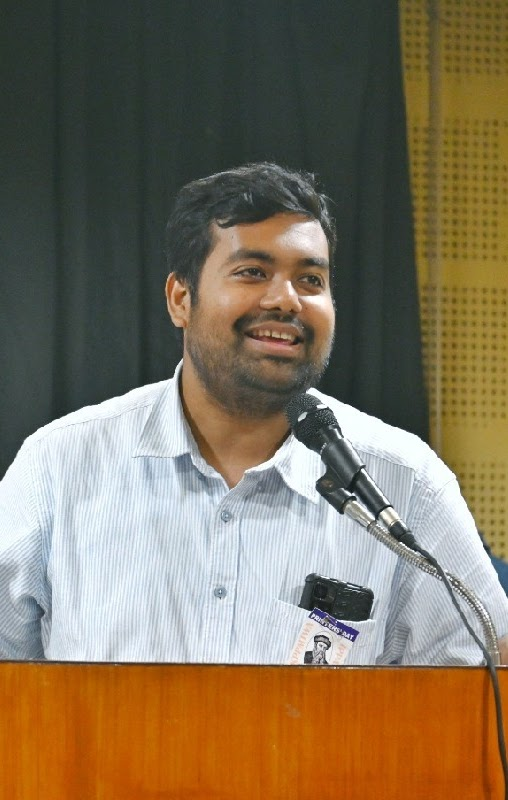
#> input picture images/image.jpg, 508 x 800 px
$ python icam.py -i ../images/image.jpg
#> lines starting #> are read from the running program, lines starting #| are printed output that depends on the picture; after the words box and inside, x2 and y2 are one past the last pixel; in counts of white or black regions, pixels touching at a corner belong together
#> in load_image, img is the input picture: shape (800, 508, 3); mean R, G, B 128.1, 113.7, 90.8
#| Image shape: (800, 508, 3), dtype: float64
#!/usr/bin/env python3
"""
icam_like.py

Simplified iCAM-like image appearance pipeline.

Usage:
    python icam_like.py --input path/to/image.jpg --mode bilateral --key 0.18 --gauss-sigma 16 --outdir outputs

If --input is omitted, a built-in test image is used (skimage astronaut or a synthetic gradient).
"""
import os
import argparse
import numpy as np
import imageio
import matplotlib.pyplot as plt
from scipy.ndimage import gaussian_filter

# Try to import scikit-image for color conversions, denoise_bilateral and sample images
_has_skimage = True
try:
    from skimage import data, img_as_float, color, util, io as skio
except Exception:
    _has_skimage = False

# Try to import denoise_bilateral (different skimage versions use different argument names)
_has_bilateral = True
try:
    from skimage.restoration import denoise_bilateral
except Exception:
    _has_bilateral = False

# ---------------------------
# Color conversion utilities
# ---------------------------

# sRGB nonlinear <-> linear
def srgb_to_linear(srgb):
    """Convert sRGB (0..1) to linear RGB (0..1). srgb can be ndarray of shape HxWx3."""
    srgb = np.clip(srgb, 0.0, 1.0)
    mask = srgb <= 0.04045
    lin = np.where(mask, srgb / 12.92, ((srgb + 0.055) / 1.055) ** 2.4)
    return lin

def linear_to_srgb(lin):
    """Convert linear RGB (0..1) to sRGB (0..1)."""
    lin = np.clip(lin, 0.0, 1.0)
    mask = lin <= 0.0031308
    srgb = np.where(mask, lin * 12.92, 1.055 * (lin ** (1.0/2.4)) - 0.055)
    return np.clip(srgb, 0.0, 1.0)

# sRGB linear <-> CIEXYZ (D65)
M_srgb2xyz = np.array([[0.4124564, 0.3575761, 0.1804375],
                       [0.2126729, 0.7151522, 0.0721750],
                       [0.0193339, 0.1191920, 0.9503041]])
M_xyz2srgb = np.linalg.inv(M_srgb2xyz)

def linear_srgb_to_xyz(rgb_lin):
    """Convert linear sRGB image (HxWx3) to XYZ (same shape)."""
    shp = rgb_lin.shape
    arr = rgb_lin.reshape(-1, 3)
    xyz = arr @ M_srgb2xyz.T
    return xyz.reshape(shp)

def xyz_to_linear_srgb(xyz):
    """Convert XYZ image (HxWx3) to linear sRGB (same shape)."""
    shp = xyz.shape
    arr = xyz.reshape(-1, 3)
    rgb_lin = arr @ M_xyz2srgb.T
    return rgb_lin.reshape(shp)

# ---------------------------
# Bradford chromatic adaptation
# ---------------------------

M_br = np.array([[ 0.8951,  0.2664, -0.1614],
                 [-0.7502,  1.7135,  0.0367],
                 [ 0.0389, -0.0685,  1.0296]])
M_br_inv = np.linalg.inv(M_br)

# [18 lines left out: function chromatic_adaptation_brdf, not called in this run]

# ---------------------------
# Local adaptation estimation
# ---------------------------

def estimate_local_luminance(xyz, method='bilateral', bilateral_sigma_color=0.08, bilateral_sigma_spatial=7, gauss_sigma=16):
    """
    Estimate local luminance map from XYZ image.
    method: 'bilateral' or 'gaussian'
    bilateral parameters: sigma_color in intensity units (0..1 for normalized Y), sigma_spatial in pixels.
    gauss_sigma: gaussian blur sigma in pixels (fallback).
    """
#> called with method = 'bilateral', bilateral_sigma_color = 0.08, bilateral_sigma_spatial = 7, gauss_sigma = 16
    Y = xyz[..., 1]  # Y channel
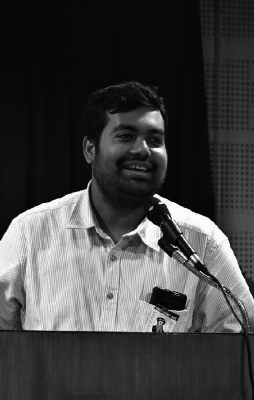
#> Y: shape (800, 508) float64 (shown at 1/2 size); min 0.00591, max 1, mean 0.256
    if method == 'bilateral' and _has_bilateral:
        # denoise_bilateral expects input in [0,1] for float images; normalize by max for stability
        Ymax = Y.max() if Y.max() > 0 else 1.0
#> Ymax = 1
        Y_norm = Y / Ymax
        # Use channel_axis=None for 2D arrays in recent scikit-image; older versions may ignore this
        try:
            Y_loc = denoise_bilateral(Y_norm, sigma_color=bilateral_sigma_color, sigma_spatial=bilateral_sigma_spatial, channel_axis=None)
        except TypeError:
            # older skimage versions may not accept channel_axis
            Y_loc = denoise_bilateral(Y_norm, sigma_color=bilateral_sigma_color, sigma_spatial=bilateral_sigma_spatial)
        Y_loc = Y_loc * Ymax
    else:
        Y_loc = gaussian_filter(Y, sigma=gauss_sigma)
    return Y_loc

# ---------------------------
# Local tone mapping & chroma-preserve
# ---------------------------

def local_tone_mapping(xyz, Y_local, key=0.18, epsilon=1e-9):
    """
    Heuristic local tone mapping:
      - compute Ls = key * (Y / meanY)
      - denom depends on local adaptation Y_local
      - Y_out = Ls / (1 + Ls/(1 + Y_local/meanY))
    This compresses luminance more where local luminance is higher relative to mean.
    """
#> called with key = 0.18, epsilon = 1e-09
    Y = xyz[..., 1]
    meanY = np.mean(Y) + epsilon
#> meanY = 0.256
    Ls = key * (Y / meanY)
    denom = 1.0 + (Ls / (1.0 + (Y_local / meanY)))
    Y_out = Ls / (denom + epsilon)
    # Map back to a similar dynamic range by scaling with meanY (optional). We keep absolute scale modest.
    # Rescale so that mean(Y_out) ~ mean(Y)/meanY * key; often it's fine without scaling.
    return np.clip(Y_out, epsilon, None)

def apply_chromatic_preservation(xyz, Y_out):
    """
    Preserve chromaticity by scaling X and Z channels by ratio Y_out / Y.
    This keeps x,y chromaticity approximately constant while updating Y.
    """
    X = xyz[..., 0]
    Y = xyz[..., 1]
    Z = xyz[..., 2]
    ratio = Y_out / (Y + 1e-12)
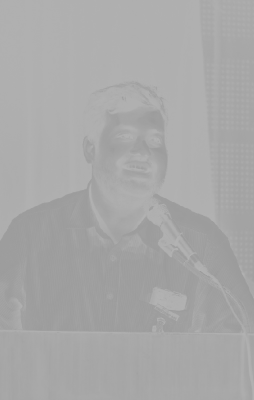
#> ratio: shape (800, 508) float64 (shown at 1/2 size); min 0.602, max 0.702, mean 0.66
    Xp = X * ratio
    Yp = Y_out
    Zp = Z * ratio
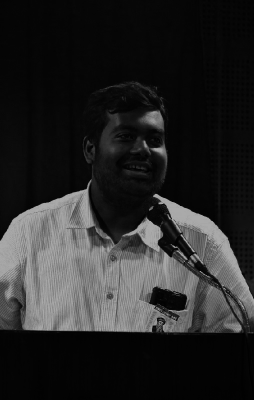
#> Zp: shape (800, 508) float64 (shown at 1/2 size); min 0.00156, max 0.67, mean 0.154
    xyz_mapped = np.stack([Xp, Yp, Zp], axis=-1)
    return xyz_mapped

# ---------------------------
# Pipeline wrapper
# ---------------------------

def icam_like_pipeline(img_rgb, use_bilateral=True, key=0.18, gauss_sigma=16, bilateral_params=None,
                       do_chromatic_adaptation=False, src_white=None, dst_white=None, adapt_strength=1.0):
    """
    Run the simplified iCAM-like pipeline on an sRGB image (float 0..1).
    Returns processed sRGB image (0..1) and a dict of intermediate maps.
    """
    # linearize sRGB
    rgb_lin = srgb_to_linear(img_rgb)
    # convert to XYZ
    xyz = linear_srgb_to_xyz(rgb_lin)
    # optional global chromatic adaptation (simulate illuminant change)
    if do_chromatic_adaptation and (src_white is not None) and (dst_white is not None):
        xyz = chromatic_adaptation_brdf(xyz, src_white, dst_white, adapt_strength=adapt_strength)

    # local luminance estimation
    method = 'bilateral' if use_bilateral else 'gaussian'
    if bilateral_params is None:
        bilateral_params = {'sigma_color': 0.08, 'sigma_spatial': 7}
    Y_local = estimate_local_luminance(xyz, method=method,
                                       bilateral_sigma_color=bilateral_params['sigma_color'],
                                       bilateral_sigma_spatial=bilateral_params['sigma_spatial'],
                                       gauss_sigma=gauss_sigma)
    # local tone mapping (Y_out)
    Y_out = local_tone_mapping(xyz, Y_local, key=key)
    # chroma-preserving XYZ reconstruction
    xyz_mapped = apply_chromatic_preservation(xyz, Y_out)
    # convert back to linear sRGB then nonlinear sRGB
    rgb_lin_out = xyz_to_linear_srgb(xyz_mapped)
    rgb_out = linear_to_srgb(rgb_lin_out)
#> in linear_to_srgb, `lin = np.clip(lin, 0.0, 1.0)`:
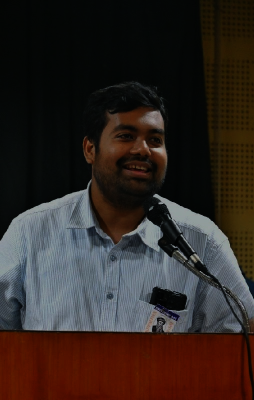
#> lin: shape (800, 508, 3) float64 (shown at 1/2 size); mean of channels 0, 1, 2 0.194, 0.155, 0.138; drawn as R, G, B
#> in linear_to_srgb, `srgb = np.where(mask, lin * 12.92, 1.055 * (lin ** (1.0/2.4)) - 0.055)`:
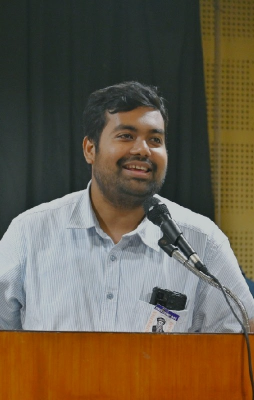
#> srgb: shape (800, 508, 3) float64 (shown at 1/2 size); mean of channels 0, 1, 2 0.41, 0.363, 0.288; drawn as R, G, B
    rgb_out = np.clip(rgb_out, 0.0, 1.0)
    maps = {'xyz': xyz, 'Y_local': Y_local, 'Y_out': Y_out, 'rgb_lin': rgb_lin, 'rgb_lin_out': rgb_lin_out}
    return rgb_out, maps

# ---------------------------
# Utilities: load, save, stats
# ---------------------------

def load_image(path=None):
    """Load an image as float [0,1]. If path is None, return skimage astronaut or synthetic gradient."""
    if path is not None:
        # prefer skimage.io if available for reading
        try:
            if _has_skimage:
                img = skio.imread(path)
                img = img_as_float(img)
            else:
                img = imageio.v2.imread(path)
                img = img.astype(np.float32) / 255.0
        except Exception as e:
            raise RuntimeError(f"Failed to read image '{path}': {e}")
        # Ensure 3 channels
        if img.ndim == 2:
            img = np.stack([img]*3, axis=-1)
        elif img.shape[2] > 3:
            img = img[..., :3]
        return np.clip(img, 0.0, 1.0)
    else:
        # no input: try astronaut
        if _has_skimage:
            img = img_as_float(data.astronaut())
            img = img[..., :3]
            return np.clip(img, 0.0, 1.0)
        else:
            # synthetic gradient HxW 512x768
            h, w = 512, 768
            x = np.linspace(0, 1, w)
            y = np.linspace(0, 1, h)
            xv, yv = np.meshgrid(x, y)
            img = np.dstack([xv, yv, 0.5 + 0.5 * xv * yv])
            return np.clip(img, 0.0, 1.0)

def save_image(path, img):
    """Save image (float 0..1 or uint8) to disk using imageio."""
    arr = (np.clip(img, 0.0, 1.0) * 255.0).astype(np.uint8)
    imageio.imsave(path, arr)

def image_stats(img_rgb):
    """Return mean luminance and normalized std contrast in XYZ Y channel."""
    lin = srgb_to_linear(img_rgb)
    xyz = linear_srgb_to_xyz(lin)
    Y = xyz[..., 1]
    meanY = float(Y.mean())
    contrast = float(Y.std() / (meanY + 1e-12))
    return meanY, contrast

# ---------------------------
# Main: CLI
# ---------------------------

def main():
    p = argparse.ArgumentParser(description="Run a simplified iCAM-like image appearance pipeline.")
    p.add_argument("--input", "-i", help="Path to input image (optional). If omitted, demo image is used.", default=None)
    p.add_argument("--mode", choices=['bilateral', 'gaussian', 'both'], default='both',
                   help="Which local adaptation method(s) to run. 'both' runs bilateral and gaussian variants.")
    p.add_argument("--key", type=float, default=0.18, help="Key value for tone mapping (default 0.18).")
    p.add_argument("--gauss-sigma", type=float, default=16.0, help="Gaussian blur sigma for local luminance (fallback).")
    p.add_argument("--bilateral-sigma-color", type=float, default=0.08, help="Bilateral sigma_color for Y normalization.")
    p.add_argument("--bilateral-sigma-spatial", type=float, default=7.0, help="Bilateral sigma_spatial in pixels.")
    p.add_argument("--outdir", "-o", default="icam_outputs", help="Directory to save outputs.")
    p.add_argument("--no-adapt", dest='do_adapt', action='store_false', help="Disable optional global chromatic adaptation (default enabled if whitepoints provided).")
    args = p.parse_args()

    outdir = args.outdir
    os.makedirs(outdir, exist_ok=True)

    print("Loading input image...")
    img = load_image(args.input)
    print(f"Image shape: {img.shape}, dtype: {img.dtype}")

    # Optional chromatic adaptation targets (disabled by default). If you want to enable adaptation,
    # set src_white and dst_white to appropriate XYZ white values. Here we keep it disabled by default.
    do_chromatic_adaptation = False
    src_white = None
    dst_white = None
    adapt_strength = 1.0

    # Run pipelines
    variants = []
    if args.mode in ('bilateral', 'both'):
        print("Running bilateral local-adaptation pipeline...")
        out_bilat, maps_bilat = icam_like_pipeline(img, use_bilateral=True,
                                                   key=args.key,
                                                   gauss_sigma=args.gauss_sigma,
                                                   bilateral_params={'sigma_color': args.bilateral_sigma_color,
                                                                     'sigma_spatial': args.bilateral_sigma_spatial},
                                                   do_chromatic_adaptation=do_chromatic_adaptation,
                                                   src_white=src_white, dst_white=dst_white,
                                                   adapt_strength=adapt_strength)
#> maps_bilat = 5 items
        variants.append(('bilateral', out_bilat, maps_bilat))
    if args.mode in ('gaussian', 'both'):
        print("Running gaussian local-adaptation pipeline...")
        out_gauss, maps_gauss = icam_like_pipeline(img, use_bilateral=False,
                                                   key=args.key,
                                                   gauss_sigma=args.gauss_sigma,
                                                   bilateral_params={'sigma_color': args.bilateral_sigma_color,
                                                                     'sigma_spatial': args.bilateral_sigma_spatial},
                                                   do_chromatic_adaptation=do_chromatic_adaptation,
                                                   src_white=src_white, dst_white=dst_white,
                                                   adapt_strength=adapt_strength)
#> call 2 of local_tone_mapping, with key = 0.18, epsilon = 1e-09
#> in local_tone_mapping (call 2), `denom = 1.0 + (Ls / (1.0 + (Y_local / meanY)))`:
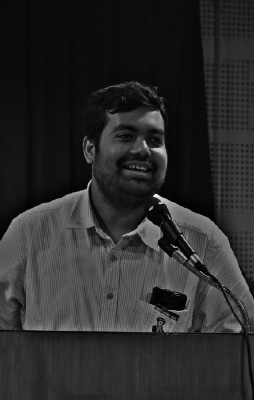
#> denom: shape (800, 508) float64 (shown at 1/2 size); min 1, max 1.41, mean 1.07; drawn with min black and max white
#> maps_gauss = 5 items
        variants.append(('gaussian', out_gauss, maps_gauss))

    # Save outputs and a comparison figure
    print("Saving outputs...")
    save_image(os.path.join(outdir, "original.png"), img)
    fig, axes = plt.subplots(2, max(3, len(variants)+1), figsize=(5*(len(variants)+1), 8))
    # Top row: images
    axes[0,0].imshow(img); axes[0,0].set_title('Original (sRGB)'); axes[0,0].axis('off')
    for i, (name, out_img, maps) in enumerate(variants, start=1):
        axes[0,i].imshow(out_img); axes[0,i].set_title(f'iCAM-like ({name})'); axes[0,i].axis('off')
#> this loop made 2 passes
#> (i, name) on passes 1 to 2: (1, 'bilateral'), (2, 'gaussian')
    # If fewer variants than columns, hide remaining axes
    for j in range(len(variants)+1, axes.shape[1]):
        axes[0,j].axis('off')
#> this loop made 0 passes

    # Bottom row: show Y_local and Y_out for the first variant (if present)
    if len(variants) > 0:
        # show Y_local and Y_out for the first variant and Y_local for second variant if exists
        name0, _, maps0 = variants[0]
#> name0 = 'bilateral'; maps0 = 5 items
        Yloc0 = maps0['Y_local']; Yout0 = maps0['Y_out']
        def norm_map(m):
            mm = m - np.nanmin(m)
            if np.nanmax(mm) > 0:
                mm = mm / np.nanmax(mm)
            return mm
        axes[1,0].imshow(norm_map(Yloc0), cmap='gray'); axes[1,0].set_title(f'Local luminance ({name0})'); axes[1,0].axis('off')
        axes[1,1].imshow(norm_map(Yout0), cmap='inferno'); axes[1,1].set_title(f'Mapped Y_out ({name0})'); axes[1,1].axis('off')
        if len(variants) > 1:
            name1, _, maps1 = variants[1]
#> name1 = 'gaussian'; maps1 = 5 items
            axes[1,2].imshow(norm_map(maps1['Y_local']), cmap='gray'); axes[1,2].set_title(f'Local luminance ({name1})'); axes[1,2].axis('off')
#> in norm_map (call 3), `mm = mm / np.nanmax(mm)`:
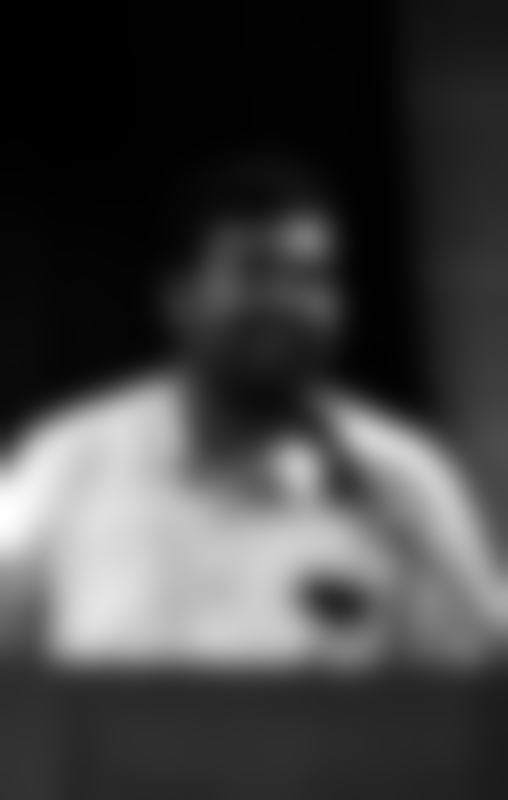
#> mm: shape (800, 508) float64; min 0, max 1, mean 0.259
        # hide any leftover axes
        for j in range(3, axes.shape[1]):
            axes[1,j].axis('off')
    else:
        # no variants ran; hide bottom row
        for j in range(axes.shape[1]):
            axes[1,j].axis('off')

    fig.tight_layout()
    fig_path = os.path.join(outdir, "icam_comparison.png")
    fig.savefig(fig_path)
    plt.close(fig)
    print(f"Saved comparison figure to: {fig_path}")

    # Save individual variant images
    for name, out_img, maps in variants:
        save_image(os.path.join(outdir, f"icam_processed_{name}.png"), out_img)
#> this loop made 2 passes
#> name on passes 1 to 2: 'bilateral', 'gaussian'

    # Print simple stats and save as text
    rows = []
    orig_meanY, orig_contrast = image_stats(img)
#> in image_stats, `meanY = float(Y.mean())`: meanY = 0.256
#> in image_stats, `contrast = float(Y.std() / (meanY + 1e-12))`: contrast = 1.1
#> orig_meanY = 0.256; orig_contrast = 1.1
    rows.append(('original', orig_meanY, orig_contrast))
    for name, out_img, _ in variants:
        meanY, contrast = image_stats(out_img)
        rows.append((name, meanY, contrast))
#> this loop made 2 passes
#> (name, meanY, contrast) on passes 1 to 2: ('bilateral', 0.162, 1.06), ('gaussian', 0.16, 1.05)
#> after the loop, rows = [('original', 0.256, 1.1), ('bilateral', 0.162, 1.06), ('gaussian', 0.16, 1.05)]
    stats_path = os.path.join(outdir, "stats.txt")
    with open(stats_path, 'w') as f:
        f.write("image\tmeanY\tcontrast\n")
        for r in rows:
            f.write(f"{r[0]}\t{r[1]:.6f}\t{r[2]:.6f}\n")
#> this loop made 3 passes
    print("Saved stats to:", stats_path)
#| Saved stats to: icam_outputs/stats.txt
    print("Done. Outputs are in:", os.path.abspath(outdir))
#| Done. Outputs are in: musings/icam_outputs
    print("You can tune parameters (--key, --gauss-sigma, --bilateral-sigma-*) and re-run to change results.")

if __name__ == "__main__":
    main()
